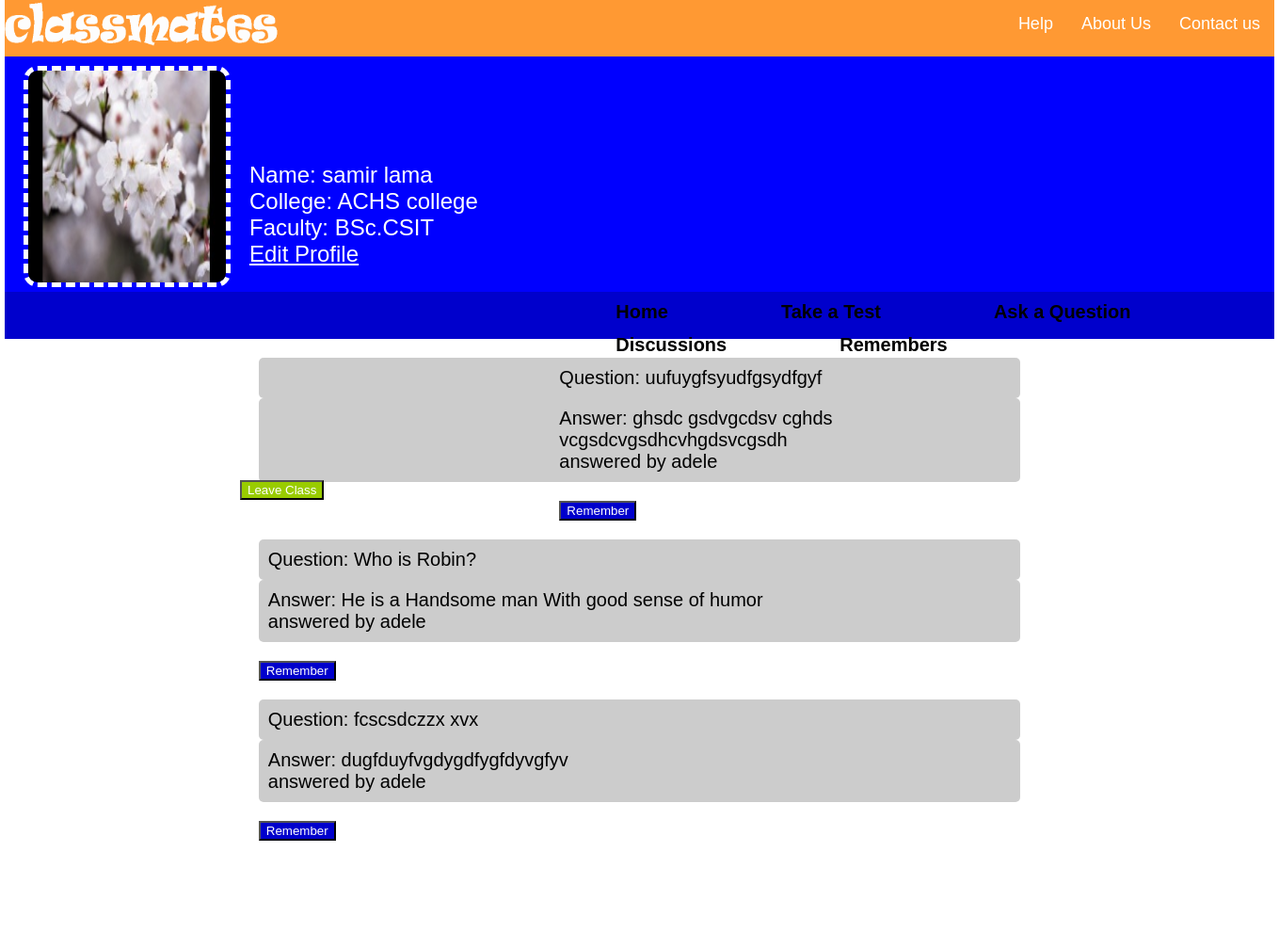
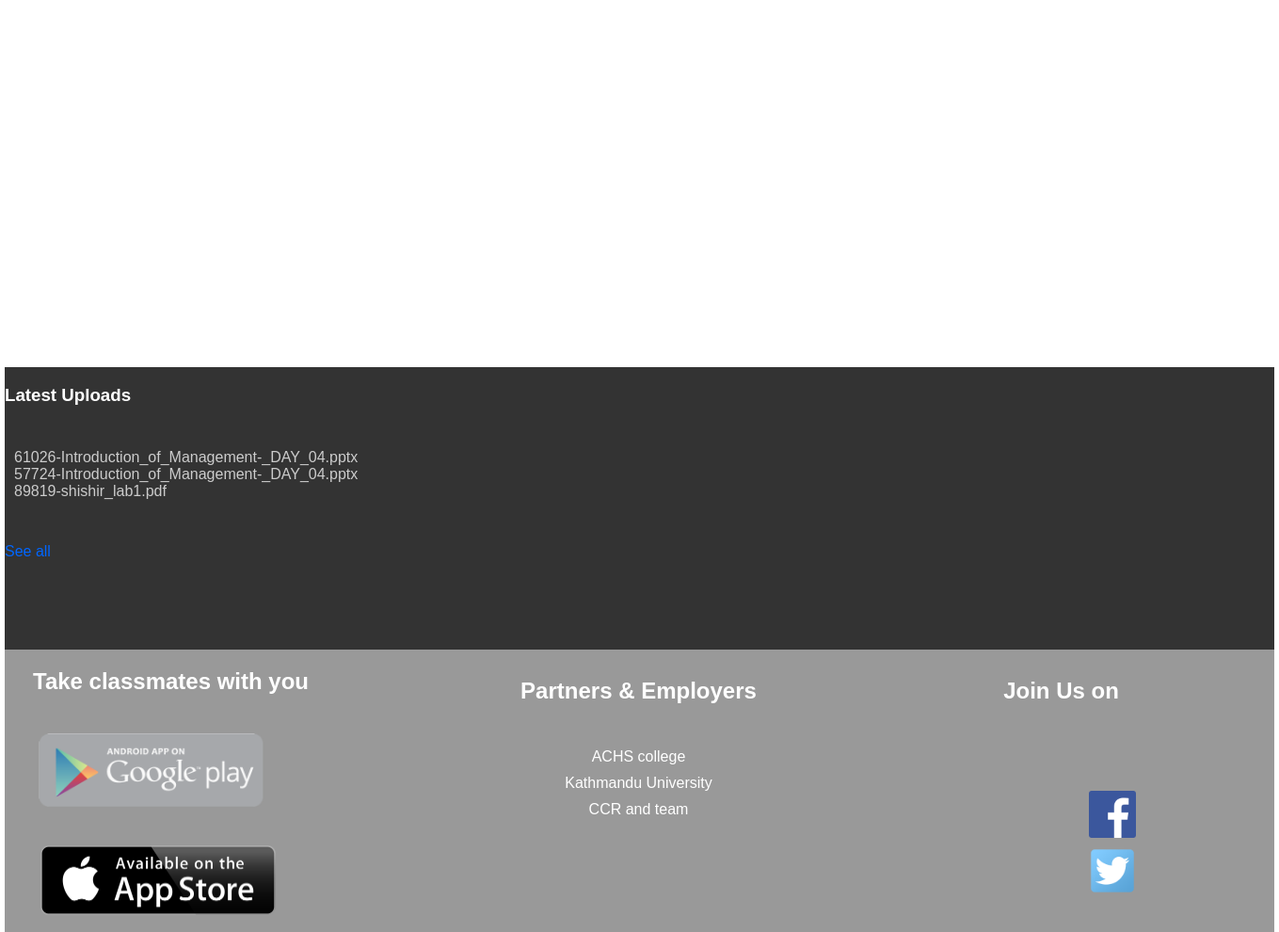
Screenshot of /profile.php (signed in) with the database file from the repository (2 pictures, top to bottom).
### tables this page shows
CREATE TABLE IF NOT EXISTS `tbl_image` (
  `id` int(11) NOT NULL,
  `user_id` int(11) NOT NULL,
  `photo_thumb` varchar(100) NOT NULL,
  `photo_large` varchar(100) NOT NULL
);

CREATE TABLE IF NOT EXISTS `tbl_user` (
  `id` int(11) NOT NULL,
  `type` enum('student','teacher') NOT NULL,
  `fullname` varchar(100) NOT NULL,
  `email` varchar(100) NOT NULL,
  `username` varchar(100) NOT NULL,
  `password` varchar(100) NOT NULL,
  `Gender` enum('male','female') NOT NULL,
  `college` varchar(100) NOT NULL,
  `faculty` varchar(100) NOT NULL,
  `phone` int(11) NOT NULL,
  `image` varchar(100) NOT NULL
);

CREATE TABLE IF NOT EXISTS `tbl_qa` (
  `id` int(11) NOT NULL,
  `question` text NOT NULL,
  `answer` text NOT NULL,
  `user_id` int(11) NOT NULL
);

CREATE TABLE IF NOT EXISTS `tbl_upload` (
  `id` int(11) NOT NULL,
  `user_id` int(11) NOT NULL,
  `description` varchar(500) NOT NULL,
  `upload` varchar(100) NOT NULL,
  `type` varchar(10) NOT NULL,
  `size` int(11) NOT NULL
);

### include/sprofile.php (the view, shortened to what this page needs)
<!DOCTYPE html PUBLIC "-//W3C//DTD XHTML 1.0 Transitional//EN" "http://www.w3.org/TR/xhtml1/DTD/xhtml1-transitional.dtd">
<html xmlns="http://www.w3.org/1999/xhtml">
<head>
<link href="css/profile.css" type="text/css"  rel="stylesheet" />
</head>
<body>
<div class="wrapper">
<?php include('include/header.php'); ?>
 <?php
						$userid = $_SESSION['user_id'];
						$q = "SELECT * FROM tbl_user WHERE id = '$userid'";
						$result = mysql_query($q);
						$row = mysql_fetch_array($result);
			?>
	<div class="profile">
    	<div class="info">
        	<div class="image">
             <?php
			 	$r = "SELECT * FROM tbl_image WHERE user_id = '$userid'";
				$result1 = mysql_query($r);
				$row1 = mysql_fetch_array($result1);
			 ?>
            <img src="userimage/<?php echo $row1['photo_thumb']; ?>" height="220" width="150" />
           </div>
            <div class="name">
            	<br /><br /><br /><br />
            	Name: <?php echo $row['fullname']; ?><br />
                College: <?php echo $row['college']; ?><br />
                Faculty:  <?php echo $row['faculty']; ?><br />
                <a href="editprofile.php">Edit Profile</a>
            </div>
            <a href="leaveclass.php">
            <div class="leave">
            	<input type="button" value="Leave Class" class="leaveclass" />
            </div>
            </a>
            <br clear="all" />
        </div>
        <div class="nav">
         <ul>
            <li><a href="sprofile.php">Home</a></li>
            <li><a href="#">Take a Test</a></li>
            <li><a href="askquestion.php">Ask a Question</a></li>
            <li><a href="#">Discussions</a></li>
            <li><a href="remember.php">Remembers</a></li>
        </ul>
         </div>
        <div class="wall">
        	<div class="QA">
            <?php
				$q = "SELECT * FROM tbl_qa WHERE id ORDER BY id DESC";
				$result = mysql_query($q);
				$num = mysql_num_rows($result);
				for($i=1; $i<=$num; $i++)
				{
					$row = mysql_fetch_array($result);
					$question=$row['question'];
					$answer = $row['answer'];
					$user_id = $row['user_id'];
		?>
            <?php
				$s="SELECT * FROM tbl_user where id='$user_id'";
				$result2=mysql_query($s);
				$row2=mysql_fetch_array($result2);
				$fullname=$row2['fullname'];
			?>
        	<div class="questiontitle" >
            	Question: <?php echo $question ?>
            </div>
            <div class="answertitle" >
            	Answer: <?php echo $answer ?><br />
                answered by <?php echo $fullname ?>
            </div>
            <div class="remember">
            <form action="remember_action.php" method="post">
               <input type="submit" name="remember" id="remember" class="remember_button" value="Remember" />
            </form>
            </div>
         <?php
				}
		?>
        	</div>
    </div>
        <div class="latest">
        	<div class="uploads">
            <h3>Latest Uploads</h3><br />
            <div class="echo">
            	<?php
				$q = "SELECT * FROM tbl_upload WHERE id ORDER BY id DESC";
				$result = mysql_query($q);
				for($i=1; $i<=5; $i++)
				{
					$row = mysql_fetch_array($result);
					$upload=$row['upload'];
				?>
                <?php echo $upload; ?><br />
                <?php
					}
				?>
               </div>
				<a href="files.php">See all</a>
            </div>
            <div class="events">
            </div>
        </div>
	</div>
    <?php include('include/footer.php');?>
   </div>
</body>
</html>

### css/profile.css (style rules this page uses)
body { margin:0px; padding:0px; font-family:Tahoma, Geneva, sans-serif; }
.wrapper { height:auto; width:1349px; padding:0px; margin:0 auto; background-color:#F93; }
ul, li { margin:0px; padding:0px; }
.wrapper .profile { height:auto; background-color:#FFF; }
.wrapper .profile .info { width:100%; height:250px; background-color:#00F; }
.wrapper .profile .info .image { height:100%; width:260px; float:left; }
.wrapper .profile .info .image img { height:90%; width:210px; margin:10px 20px; border:#FFF dashed 5px; border-radius:15px; }
.wrapper .profile .info .name { height:100%; width:500px; font-size:24px; color:#FFF; float:left; }
.wrapper .profile .info .name a { color:#FFF; }
.wrapper .profile .info .leave { height:100%; float:left; }
.wrapper .profile .info .leave .leaveclass { background-color:#9C0; color:#FFF; margin:200px 250px; }
.wrapper .profile .nav { height:50px; padding-left:60px; background-color:#00C; }
.wrapper .profile .nav li { float:left; list-style:none; }
.wrapper .profile .nav li a { display:inline-block; padding:0px 60px; height:25px; padding-top:10px; font-size:20px; font-family:Arial, Helvetica, sans-serif; color:#000; text-decoration:none; font-weight:bold; }
.wrapper .profile .wall { margin:0 auto; width:100%; height:1000px; background-color:#FFF; }
.wrapper .profile .wall .QA { margin:0 auto; height:100%; width:60%; background-color:#FFF }
.wrapper .profile .latest { width:100%; height:300px; background-color:#000; }
.wrapper .profile .latest .uploads { height:100%; width:50%; background-color:#333; float:left; }
.wrapper .profile .latest .uploads h3 { color:#FFF; }
.wrapper .profile .latest .uploads .echo { width:70%; height:auto; padding:10px; color:#CCC; }
.wrapper .profile .latest .uploads a { color:#06F; text-decoration:none; }
.wrapper .profile .latest .events { height:100%; width:50%; background-color:#333; float:left; }
.wrapper .QA .questiontitle { height:auto; font-size:20px; padding:10px; background-color:#CCC; margin-top:20px; border-radius:5px; }
.wrapper .QA .answertitle { height:auto; font-size:20px; padding:10px; background-color:#CCC; margin-bottom:20px; border-radius:5px; }
.wrapper .QA .remember .remember_button { background-color:#00C; color:#FFF; }

### rows the page displays
tbl_image: photo_thumb (picture)
tbl_user: fullname "samir lama", college "ACHS college", faculty "BSc.CSIT"
tbl_qa: question "uufuygfsyudfgsydfgyf", answer "ghsdc gsdvgcdsv cghds vcgsdcvgsdhcvhgdsvcgsdh", user.fullname "adele"
tbl_qa: question "Who is Robin?", answer "He is a Handsome man With good sense of humor", user.fullname "adele"
tbl_qa: question "fcscsdczzx xvx", answer "dugfduyfvgdygdfygfdyvgfyv", user.fullname "adele"
tbl_upload: upload "61026-Introduction_of_Management-_DAY_04.pptx"
tbl_upload: upload "57724-Introduction_of_Management-_DAY_04.pptx"
tbl_upload: upload "89819-shishir_lab1.pdf"
